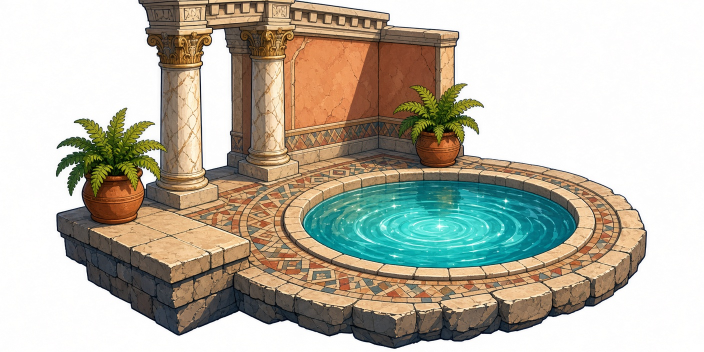
#> input picture art/raw/desk/v2_scene_bathhouse_1.jpg, 1408 x 704 px, given in place of archive.webp, which was not available (shown at 1/2 size)
$ python x_banner.py ../art/raw/desk/v2_scene_bathhouse_1.jpg
#> lines starting #> are read from the running program, lines starting #| are printed output that depends on the picture; after the words box and inside, x2 and y2 are one past the last pixel; in counts of white or black regions, pixels touching at a corner belong together
"""Builds the official @OverSummonedHQ X banner (1500x500) from the live art, so it can be rebuilt
whenever a hero's picture changes.   python3 tools/x_banner.py [out.png]"""
import sys, os
import numpy as np
from PIL import Image, ImageDraw, ImageFont, ImageFilter
from scipy import ndimage as ndi

ROOT = os.path.dirname(os.path.dirname(os.path.abspath(__file__)))
P = lambda *a: os.path.join(ROOT, *a)
W, H = 1500, 500
INK = (8, 12, 26); TEAL = (63, 224, 197)
FLOOR = 456
LEFT, RIGHT = 600, 1480     # the row of characters runs between these
# left to right after Smudge: (hero id, height)
CAST = [('gorm', 244), ('vesper', 228), ('stella', 240), ('flap', 200), ('roxy', 224), ('ajolote', 212)]


def smudge():
    """Smudge at his ledger, with the pale fringe round the book and cloak removed."""
    src = np.array(Image.open(P('art2', 'smudge', 'stamp.png')).convert('RGBA'))
    rgb = src[..., :3].astype(int); al = src[..., 3]; mx = rgb.max(2); mn = rgb.min(2)
    navy = (al > 0) & (np.abs(rgb - np.array([16, 22, 42])).max(2) <= 3)
    whiteish = (al == 255) & ~navy & (mn > 60) & ((mx - mn) < 22)
    semi = (al > 0) & (al < 255); outside = al == 0
    lab, _ = ndi.label(outside | whiteish | semi | navy, structure=np.ones((3, 3)))
    reach = np.isin(lab, np.unique(lab[outside]))
    dist = ndi.distance_transform_edt(~(outside | navy))
    kill = reach & whiteish & (dist <= 10)
    solid = (al == 255) & ~kill & ~navy
    solid &= ~(solid & ndi.binary_dilation(kill, iterations=2) & (mn > 90) & ((mx - mn) < 45))
    keep = navy & ndi.binary_dilation(solid, iterations=2)
    out = src.copy(); out[..., 3] = np.where(solid | keep, 255, 0); out[keep, :3] = (16, 22, 42)
    im = Image.fromarray(out); return im.crop(im.getbbox())


def build(dst):
#> called with dst = '../art/raw/desk/v2_scene_bathhouse_1.jpg'
    bg = Image.open(P('assets', 'v2', 'scenes', 'archive.webp')).convert('RGB')
#> bg is the input picture: PIL image 1408x704 RGB; mean R, G, B 186.8, 182.2, 167.6
    s = max(W / bg.width, H / bg.height)
#> s = 1.07
    bg = bg.resize((int(bg.width * s) + 1, int(bg.height * s) + 1), Image.LANCZOS)
#> bg: PIL image 1501x751 RGB
    top = max(0, (bg.height - H) // 2)
#> top = 125
    bg = bg.crop((0, top, W, top + H)).filter(ImageFilter.GaussianBlur(4))
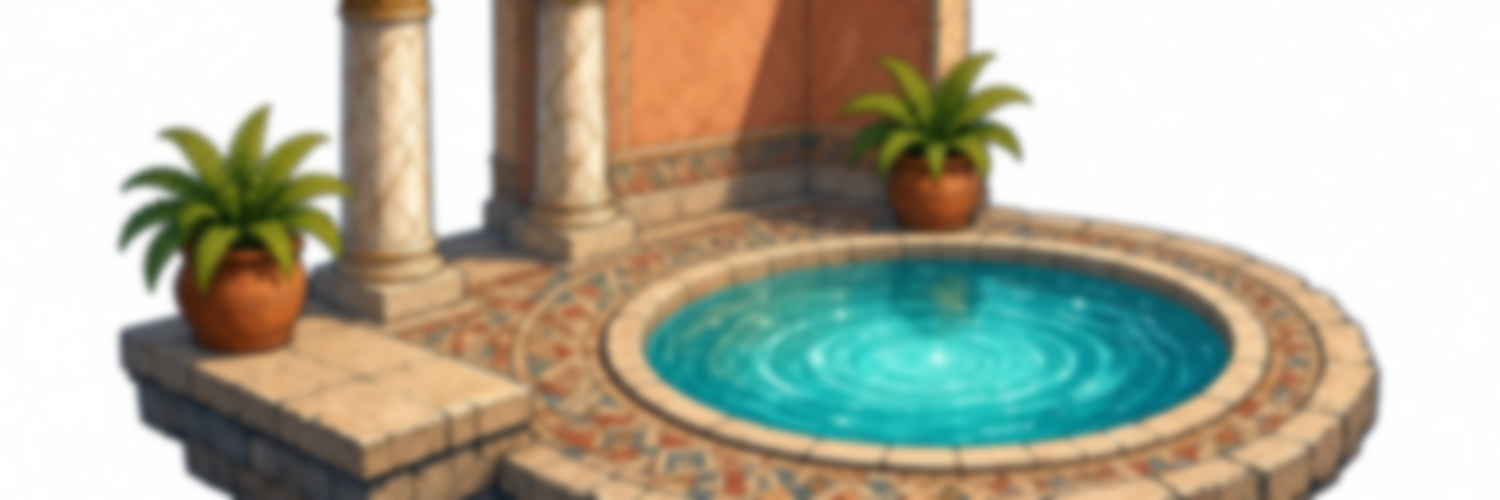
#> bg: PIL image 1500x500 RGB; mean R, G, B 178.3, 175.8, 158
    a = np.array(bg).astype(float) * 0.40 + np.array(INK, float) * 0.60
    grad = np.linspace(1.0, 0.0, W)[None, :, None] ** 1.5
    a = a * (1 - 0.55 * grad) + np.array(INK, float) * (0.55 * grad)
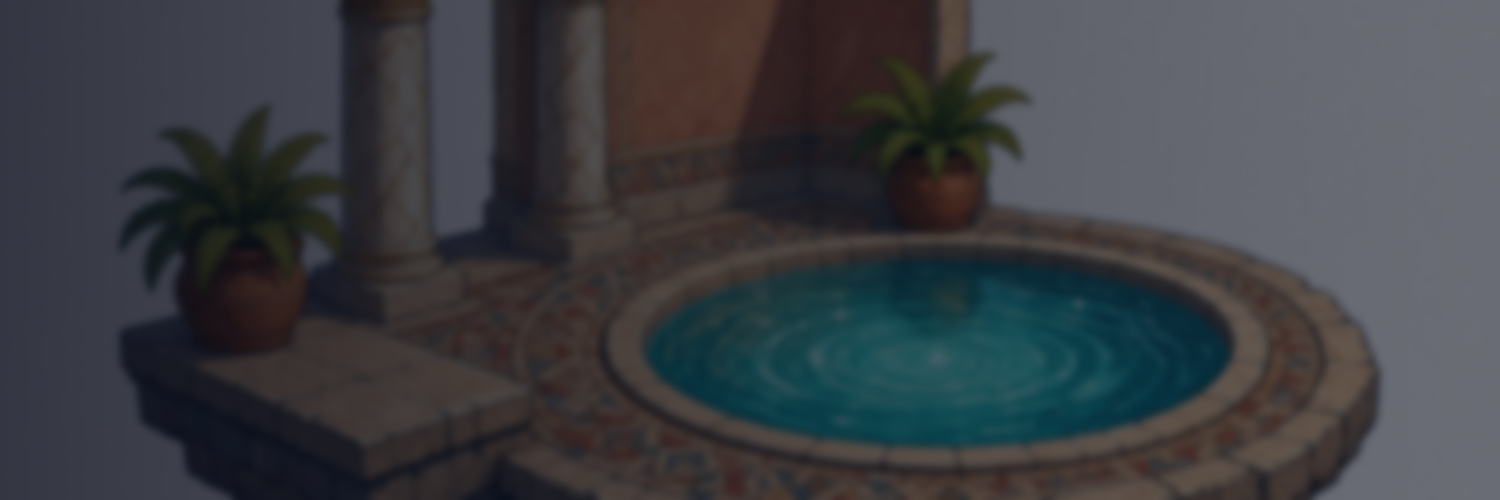
#> a: shape (500, 1500, 3) float64; mean R, G, B 61.1, 63.5, 67.7
    bg = Image.fromarray(a.clip(0, 255).astype('uint8')).convert('RGBA')
#> bg: PIL image 1500x500 RGBA

    def stand(im, x, h, floor=FLOOR):
        im = im.resize((round(im.width * h / im.height), h), Image.LANCZOS)
        sh = Image.new('RGBA', (W, H), (0, 0, 0, 0))
        ImageDraw.Draw(sh).ellipse([x + im.width * 0.12, floor - 12, x + im.width * 0.88, floor + 10], fill=(0, 0, 0, 120))
        bg.alpha_composite(sh.filter(ImageFilter.GaussianBlur(7))); bg.alpha_composite(im, (x, floor - h))

    # everyone stands in one row with the same gap between neighbours, nobody cut off by the right edge
    row = [('smudge', smudge(), 218, 464)] + [(hid, Image.open(P('art2', 'heroes', hid + '.png')).convert('RGBA'), h, FLOOR) for hid, h in CAST]
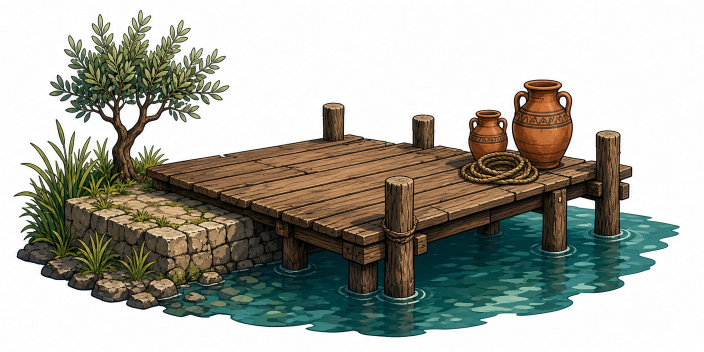
#> input picture art/raw/desk/v3_scene_dock_2.jpg, 1408 x 704 px, given in place of stamp.png, which was not available (shown at 1/2 size)
#> in smudge, `al = src[..., 3]`: al: shape (704, 1408); every value is 255
#> in smudge, `navy = (al > 0) & (np.abs(rgb - np.array([16, 22, 42])).max(2) <= 3)`:
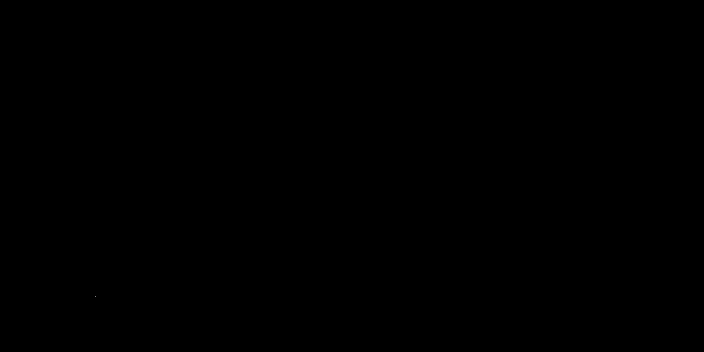
#> navy: shape (704, 1408) bool (shown at 1/2 size); 0% white in thin lines or dots, all inside (x1, y1, x2, y2) = (190, 593, 191, 594)
#> in smudge, `whiteish = (al == 255) & ~navy & (mn > 60) & ((mx - mn) < 22)`:
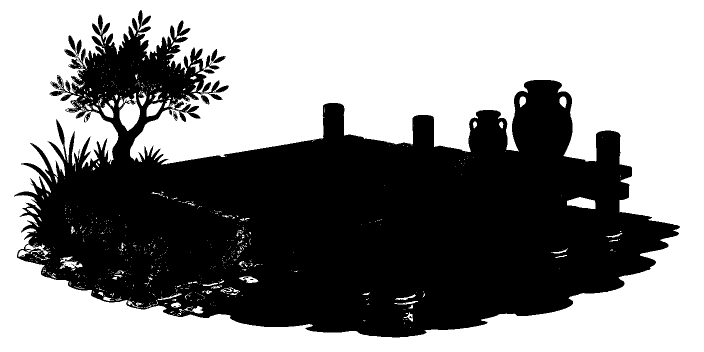
#> whiteish: shape (704, 1408) bool (shown at 1/2 size); 54% white; 24 black regions (18 under 20 px), largest, box (x1, y1, x2, y2) and area: (28, 20, 1360, 675) 454687, (410, 98, 439, 139) 447, (353, 40, 381, 72) 388, (425, 112, 451, 127) 174, (347, 222, 355, 242) 84, (486, 554, 497, 558) 20
#> in smudge, `semi = (al > 0) & (al < 255)`: semi: shape (704, 1408) bool; every value is 0
#> in smudge, `lab, _ = ndi.label(outside | whiteish | semi | navy, structure=np.ones..`:
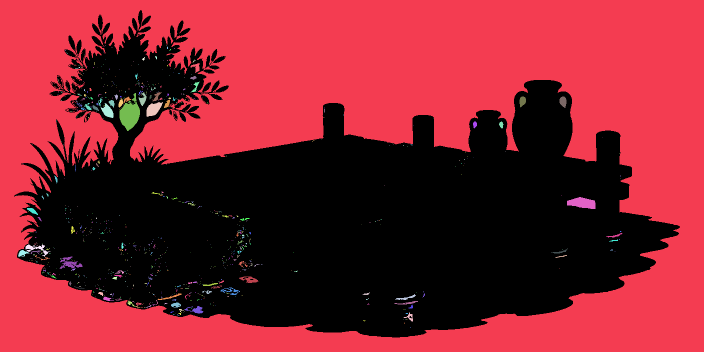
#> lab: shape (704, 1408) int32 (shown at 1/2 size); 794 distinct labels, from 0 to 793; one colour per label, 0 black
#> in smudge, `dist = ndi.distance_transform_edt(~(outside | navy))`:
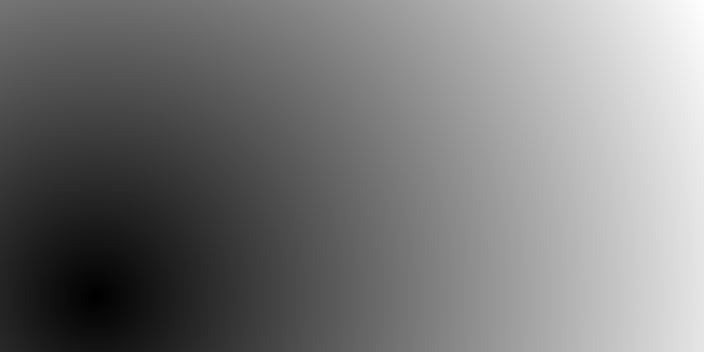
#> dist: shape (704, 1408) float64 (shown at 1/2 size); min 0, max 1353.8, mean 646.2; drawn with min black and max white
#> in smudge, `out[keep, :3] = (16, 22, 42)`: out: shape (704, 1408, 4); mean R, G, B, A 170.7, 171.4, 162.2, 255
    widths = [round(im.width * h / im.height) for _, im, h, _ in row]
    gap = (RIGHT - LEFT - sum(widths)) / (len(row) - 1)
    xs = []; x = LEFT
    for w in widths: xs.append(round(x)); x += w + gap
    for i in list(range(1, len(row), 2)) + list(range(0, len(row), 2)):      # every other one a step behind, so overlaps look natural
        stand(row[i][1], xs[i], row[i][2], floor=row[i][3])

    d = ImageDraw.Draw(bg)
    L = ImageFont.truetype(P('assets', 'fonts', 'LilitaOne.ttf'), 72); N = ImageFont.truetype(P('assets', 'fonts', 'Nunito.ttf'), 27)
    x = 84; y = 168
    for txt, col in (('Over', (255, 255, 255)), ('Summoned', TEAL)):
        d.text((x + 3, y + 5), txt, font=L, fill=(0, 0, 0, 200)); d.text((x, y), txt, font=L, fill=col); x += d.textlength(txt, font=L)
    d.text((87, 254), 'He only meant to summon one.', font=N, fill=(222, 228, 242))
    bg.convert('RGB').save(dst); print('saved', dst, bg.size)


if __name__ == '__main__':
#> (the run stopped early here; a loop or call above may not have finished)
